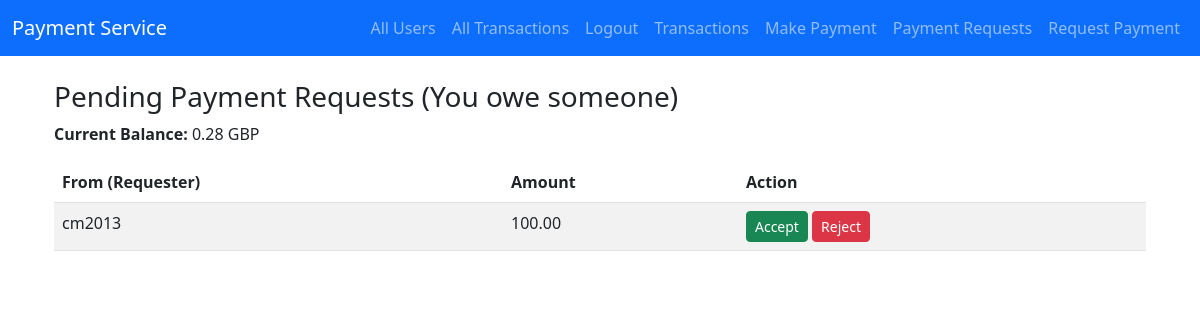
The page /webapps2025/requests/ (signed in) on the database as committed earlier.
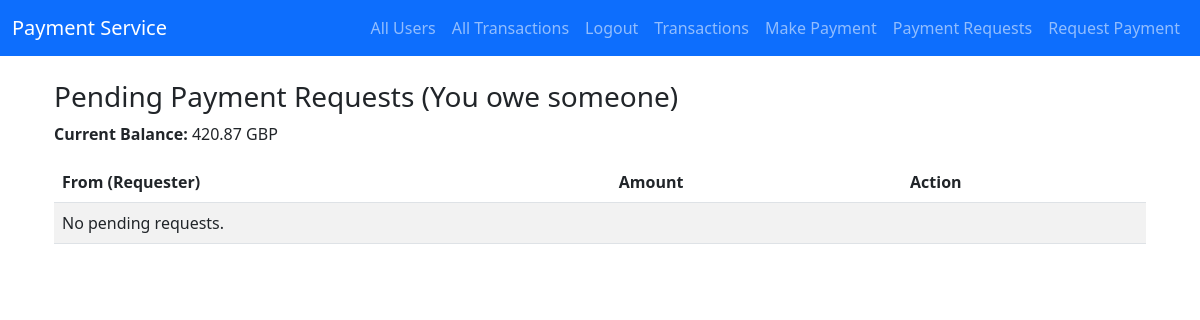
The same page on the database as committed later.
### register/models.py (models this page shows, shortened)
class CustomUser(AbstractUser):
    CURRENCY_CHOICES = [
        ('GBP', 'Pounds'),
        ('USD', 'US Dollars'),
        ('EUR', 'Euros'),
    ]
    currency = models.CharField(max_length=3, choices=CURRENCY_CHOICES, default='GBP')
    balance = models.DecimalField(max_digits=10, decimal_places=2, default=Decimal('750.00'))

### payapp/models.py (models this page shows, shortened)
class Transaction(models.Model):
    TRANSACTION_TYPE_CHOICES = [
        ('PAYMENT', 'Payment'),
        ('REQUEST', 'Request'),
    ]
    sender = models.ForeignKey(
        settings.AUTH_USER_MODEL,
        on_delete=models.CASCADE,
        related_name='sent_transactions'
    )
    recipient = models.ForeignKey(
        settings.AUTH_USER_MODEL,
        on_delete=models.CASCADE,
        related_name='received_transactions'
    )
    transaction_type = models.CharField(max_length=8, choices=TRANSACTION_TYPE_CHOICES, default='PAYMENT')
    amount = models.DecimalField(max_digits=10, decimal_places=2)
    timestamp = models.DateTimeField(auto_now_add=True)
    remote_timestamp = models.CharField(max_length=50, null=True, blank=True)
    status = models.CharField(
        max_length=10,
        choices=[('Pending', 'Pending'), ('Completed', 'Completed'), ('Rejected', 'Rejected')],
        default='Pending'
    )

### payapp/views.py (the view)
# urls.py: path('webapps2025/requests/', requests_list, name='requests_list'),
@transaction.atomic
@login_required
def requests_list(request):
    user = request.user
    pending_requests = Transaction.objects.filter(
        recipient=user,
        transaction_type='REQUEST',
        status='Pending'
    )
    return render(request, 'payapp/requests_list.html', {'pending_requests': pending_requests})

### templates/payapp/requests_list.html (shortened to what this page needs)
{% extends "base.html" %}
{% load crispy_forms_tags %}
{% block content %}
    <div class="container mt-4">
        <h3>Pending Payment Requests (You owe someone)</h3>
        <div class="mb-3">
            <strong>Current Balance:</strong>
            {{ user.balance }} {{ user.currency }}
        </div>
        <table class="table table-striped">
            <thead>
            <tr>
                <th>From (Requester)</th>
                <th>Amount</th>
                <th>Action</th>
            </tr>
            </thead>
            <tbody>
            {% for req in pending_requests %}
                <tr>
                    <td>{{ req.sender.username }}</td>
                    <td>{{ req.amount }}</td>
                    <td>
                        <form method="POST" action="{% url 'handle_request' req.id %}">
                            <button name="action" value="accept" class="btn btn-success btn-sm">Accept</button>
                            <button name="action" value="reject" class="btn btn-danger btn-sm">Reject</button>
                        </form>
                    </td>
                </tr>
            {% empty %}
                <tr>
                    <td colspan="3">No pending requests.</td>
                </tr>
            {% endfor %}
            </tbody>
        </table>
    </div>
{% endblock content %}

Rows that differ between the two databases and show on the page:
no longer on this page (row edited): Transaction: sender.username "cm2013", amount "100.00"
changed CustomUser "GBP": balance "0.28" → "420.87"
Other text that changed with them:
text now shown: "No pending requests."
